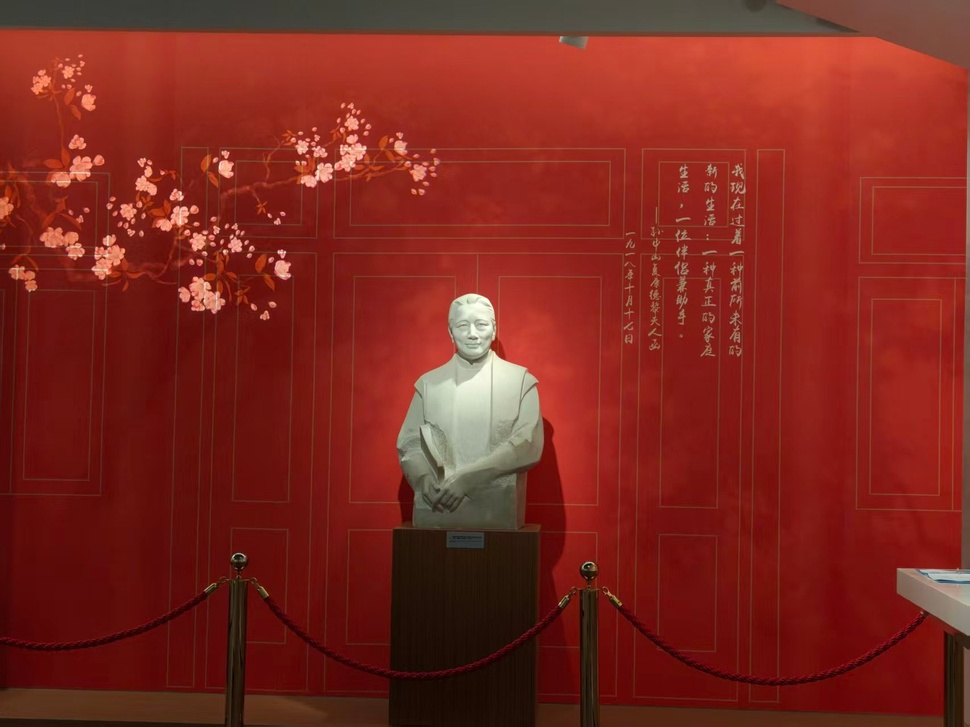
//> input picture task5_canny/train.jpg, 970 x 727 px, shrunk from 1706 x 1279 before the run
$ ./main   (built with g++ and OpenCV 4)
//> lines starting //> are read from the running program, lines starting //| are printed output that depends on the picture; after the words box and inside, x2 and y2 are one past the last pixel; in counts of white or black regions, pixels touching at a corner belong together
/**
 * ============================================================
 *  文件：main.cpp
 *  项目：进阶⑤ · Canny 边缘提取
 *  功能：高斯降噪后 Canny，提取并保存边缘图
 *  环境：Ubuntu 24.04 + OpenCV 4.11 + CMake 3.28 + g++ 13.3
 *  运行：cmake -S . -B build && cmake --build build && ./build/task5_canny
 * ============================================================
 */
#include <opencv2/opencv.hpp>
#include <iostream>
#include <string>

#ifndef SRC_DIR
#define SRC_DIR "."
#endif

int main() {
    cv::Mat img = cv::imread(std::string(SRC_DIR) + "/train.jpg");
//> img is the input picture: 727 rows x 970 cols, CV_8UC3; mean B, G, R 30.1, 39.3, 126.2
    if (img.empty()) { std::cout << "读不到图片" << std::endl; return 1; }

    cv::Mat gray, blur, edges;
    cv::cvtColor(img, gray, cv::COLOR_BGR2GRAY);
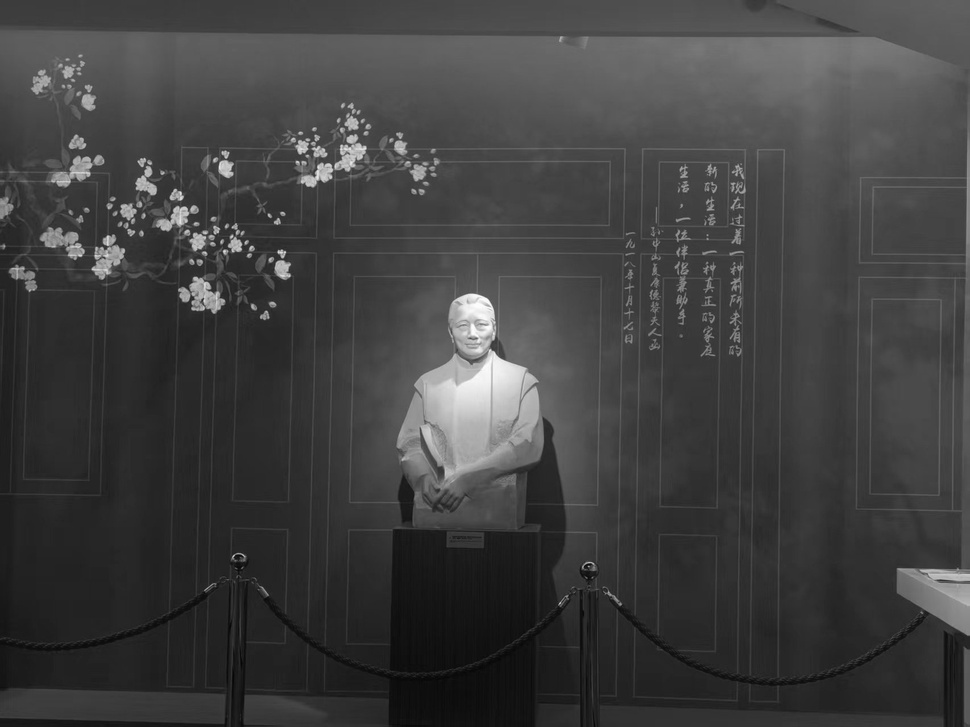
//> gray: 727 rows x 970 cols, CV_8UC1; min 5, max 253, mean 64.2
    cv::GaussianBlur(gray, blur, cv::Size(5, 5), 0);   // Canny 前先降噪
    cv::Canny(blur, edges, 60, 160);
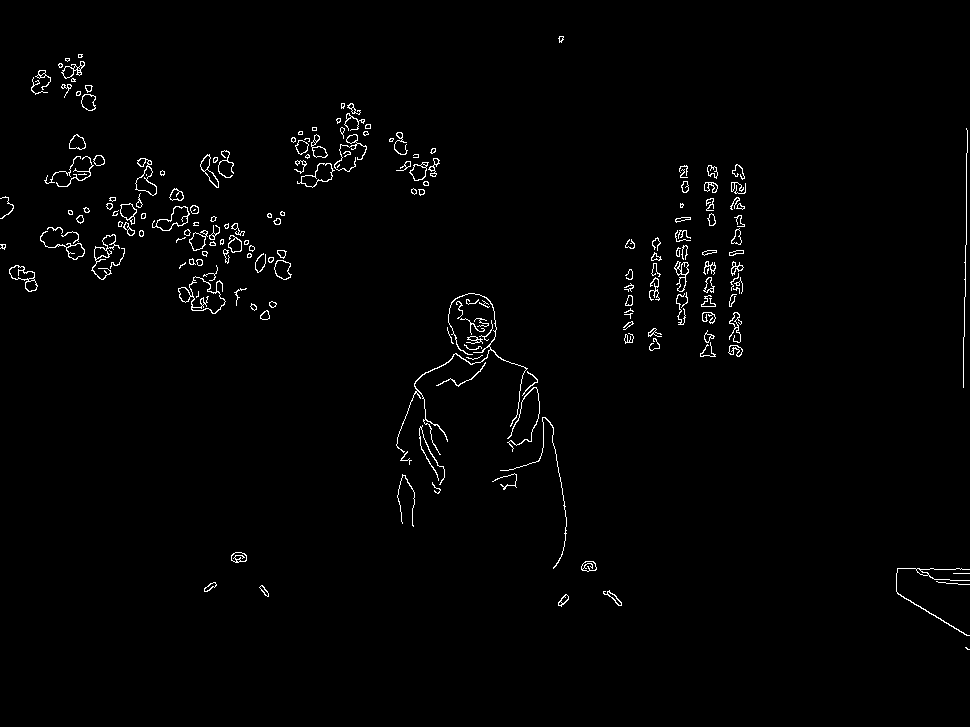
//> edges: 727 rows x 970 cols, CV_8UC1; 1.4% white in thin lines or dots, all inside (x1, y1, x2, y2) = (0, 36, 970, 650)

    cv::imwrite(std::string(SRC_DIR) + "/result_canny.png", edges);

    std::cout << "Canny 边缘像素: " << cv::countNonZero(edges) << std::endl;
//| Canny 边缘像素: 9812
    return 0;
}
